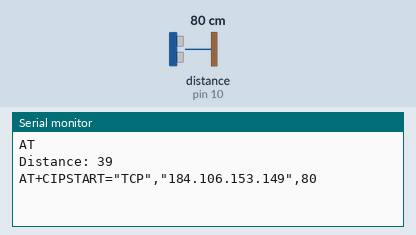
A sketch run on a simulated Arduino Uno, built with avr-gcc and run on an emulated ATmega328P. On the bench: the last lines printed to the serial monitor. Wiring (inferred from the names in the program): ultrasonic range finder: trigger pin 9; echo pin 10. Inputs (shaded band) come from the test bench; at power-on: distance to the obstacle (sensor on pin 10) 80 cm. The echo pulse lasts 58.3 µs per cm.

Above: at 7.1 s.
7.2 s: distance to the obstacle (sensor on pin 10) set to 2 cm
At 9.8 s:
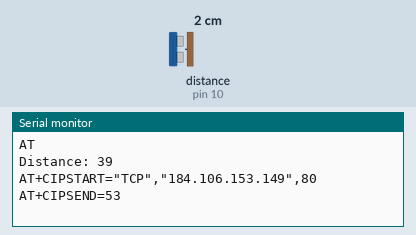
11.5 s: distance to the obstacle (sensor on pin 10) set to 9 cm
At 15.0 s:
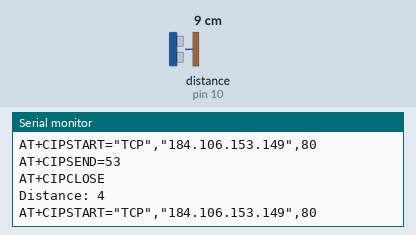
Timing chart, 0 to 16.5 s (numbered marks = the images above; inputs shaded):
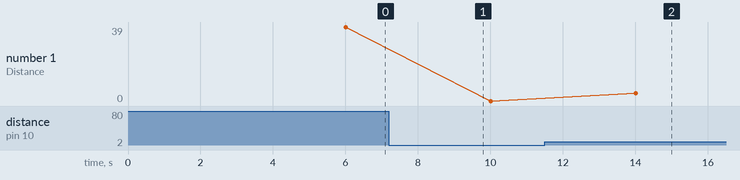

The sketch:

SmartDustbin.ino
```cpp
#include <stdlib.h>

/*-----------------ESP8266 Serial WiFi Module---------------*/
#define SSID "Mohit"     // "SSID-WiFiname"
#define PASS "Mohit@12"       // "password"
#define IP "184.106.153.149"// thingspeak.com ip
String msg = "GET /update?key=#######################"; //change it with your key...
/*-----------------------------------------------------------*/


//Variables

const int trigPin = 9;
const int echoPin = 10;
const int buzzer = 8;

long duration;
int distance;

float temp;
int hum;
String tempC;
int error;
void setup()
{
  Serial.begin(115200); //or use default 115200.

  Serial.println("AT");
  delay(5000);
  if(Serial.find("OK")){
    connectWiFi();
  }

pinMode(trigPin, OUTPUT); // Sets the trigPin as an Output
pinMode(echoPin, INPUT); // Sets the echoPin as an Input
Serial.begin(115200);
}

void loop(){

  start: //label
  error=0;


  digitalWrite(trigPin, LOW);
  delayMicroseconds(2);

  digitalWrite(trigPin, HIGH);
  delayMicroseconds(10);
   digitalWrite(trigPin, LOW);

   duration = pulseIn(echoPin, HIGH);

   distance= duration*0.034/2;

   distance=distance/2;

   Serial.print("Distance: ");
   Serial.println(distance);


  char buffer[10];
  // there is a useful c function called dtostrf() which will convert a float to a char array
  //so it can then be printed easily.  The format is: dtostrf(floatvar, StringLengthIncDecimalPoint, numVarsAfterDecimal, charbuf);
  tempC = dtostrf(distance, 4, 1, buffer);

  updateTemp();
  //Resend if transmission is not completed
  if (error==1){
    goto start; //go to label "start"
  }


  if(distance<=2 || distance >=40)  //Assuming dustbin depth is less than 40 and distance 2 means that the dustbin is about to fill
  {

    tone(buzzer,1000);
    delay(9000);
    noTone(buzzer);

  }
  delay(3600);
}

void updateTemp(){
  String cmd = "AT+CIPSTART=\"TCP\",\"";
  cmd += IP;
  cmd += "\",80";
  Serial.println(cmd);
  delay(2000);
  if(Serial.find("Error")){
    return;
  }
  cmd = msg ;
  cmd += "&field1=";    //field 1 for temperature
  cmd += tempC;
  cmd += "\r\n";
  Serial.print("AT+CIPSEND=");
  Serial.println(cmd.length());
  if(Serial.find(">")){
    Serial.print(cmd);
  }
  else{
    Serial.println("AT+CIPCLOSE");
    //Resend...
    error=1;
  }
}


boolean connectWiFi(){
  Serial.println("AT+CWMODE=1");
  delay(2000);
  String cmd="AT+CWJAP=\"";
  cmd+=SSID;
  cmd+="\",\"";
  cmd+=PASS;
  cmd+="\"";
  Serial.println(cmd);
  delay(5000);
  if(Serial.find("OK")){
    return true;
  }else{
    return false;
  }
}
```

Measured:
- after the input at 11.5 s, the serial monitor: prints a new line after 2.5 s (image 2)
- plotted number 1: 39 → 0 after the input at 7.2 s, 0 → 4 after the input at 11.5 s
